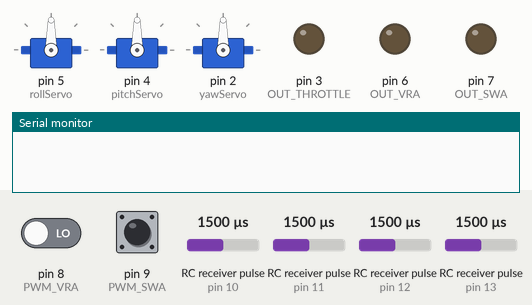
Bench run of a sketch on a simulated Arduino Uno, built with avr-gcc and run on an emulated ATmega328P. Parts: 3 × servo, output pins drawn as LEDs (lit = HIGH), the last lines printed to the serial monitor. Wiring (inferred from the names in the program): 4 × RC receiver channel: data pin 10 / data pin 11 / data pin 12 / data pin 13. The test bench sets the inputs (shaded band); at power-on: RC receiver pulse (sensors on pin 10, pin 11, pin 12, pin 13) 1500 µs, pin 8 (PWM_VRA) LOW, pin 9 (PWM_SWA) LOW.

Above: at 1.2 s.
1.3 s: RC receiver pulse (sensor on pin 10) set to 1020 µs
At 3.1 s:
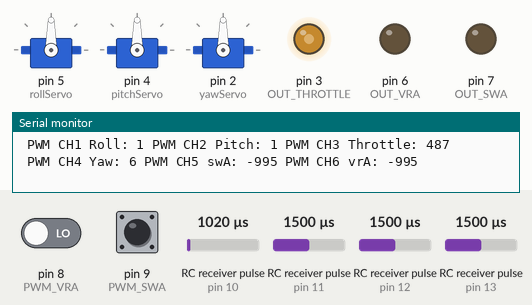
At 4.2 s:
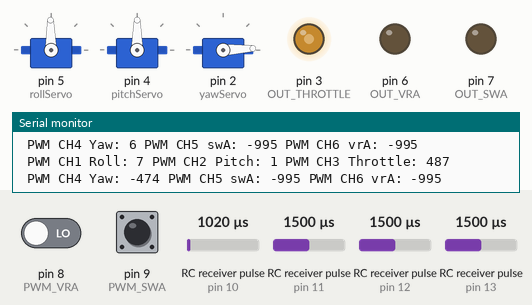
4.3 s: RC receiver pulse (sensor on pin 11) set to 1020 µs
7.3 s: RC receiver pulse (sensor on pin 12) set to 1020 µs
10.3 s: RC receiver pulse (sensor on pin 13) set to 1020 µs
At 13.1 s:
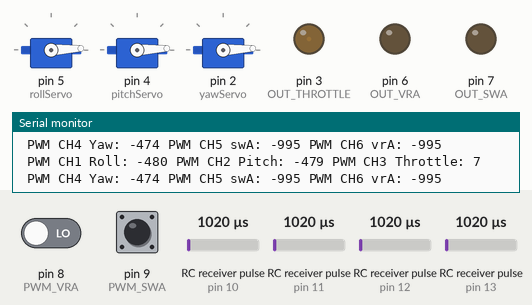
13.3 s: RC receiver pulse (sensor on pin 10) set to 1250 µs
16.3 s: RC receiver pulse (sensor on pin 11) set to 1500 µs
At 19.3 s:
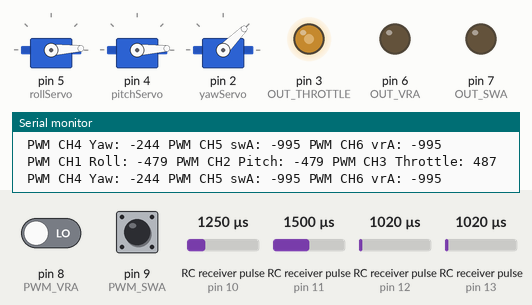
Timing chart, 0 to 20.3 s (numbered marks = the images above; inputs shaded):
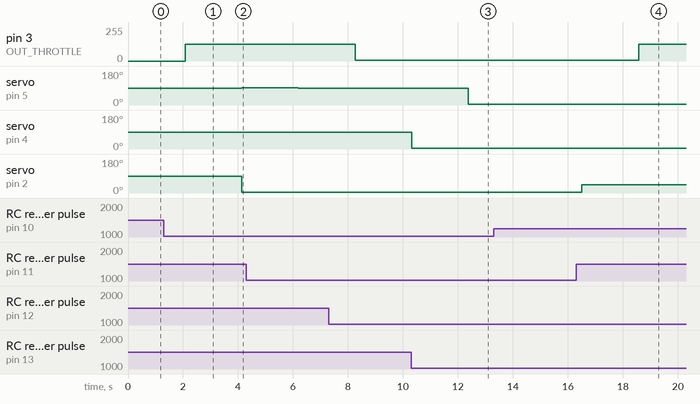

Measured:
- after the input at 1.3 s, servo on pin 2 (yawServo): 90° → 3° after 2.8 s
- after the input at 10.3 s, servo on pin 5 (rollServo): 88° → 3° after 2.1 s
- after the input at 16.3 s, pin 3 (OUT_THROTTLE): 5/255 → 127/255 after 2.3 s

The sketch:

Lo_hicimos.ino
```cpp
#include <Servo.h>

//Digital Input Pin
int PWM_ROLL = 13;
int PWM_PITCH = 12;
int PWM_THROTTLE = 11;
int PWM_YAW = 10;
int PWM_SWA = 9;
int PWM_VRA = 8;
//Digital Output Pin
int OUT_THROTTLE = 3;
int OUT_SWA = 7;
int OUT_VRA = 6;
Servo rollServo;
Servo pitchServo;
Servo yawServo;

void setup() {
  pinMode(PWM_ROLL, INPUT);
  pinMode(PWM_PITCH, INPUT);
  pinMode(PWM_THROTTLE, INPUT);
  pinMode(PWM_YAW, INPUT);
  pinMode(PWM_SWA, INPUT);
  pinMode(PWM_VRA, INPUT);

  pinMode(OUT_THROTTLE, OUTPUT);
  pinMode(OUT_SWA, OUTPUT);
  pinMode(OUT_VRA, OUTPUT);

  rollServo.attach(5);
  pitchServo.attach(4);
  yawServo.attach(2);

  Serial.begin(115200);
}

void loop() {
  int roll = pulseIn(PWM_ROLL, HIGH);
  int pitch = pulseIn(PWM_PITCH, HIGH);
  int throttle = pulseIn(PWM_THROTTLE, HIGH);
  int yaw = pulseIn(PWM_YAW, HIGH);
  int swA = pulseIn(PWM_SWA, HIGH);
  int vrA = pulseIn(PWM_VRA, HIGH);

  // Map input PWM signals to servo range (1000-2000 us to 0-180 degrees)
  int rollOut = map(roll, 1000, 2000, 0, 180);
  int pitchOut = map(pitch, 1000, 2000, 0, 180);
  int yawOut = map(yaw, 1000, 2000, 0, 180);

  rollServo.write(rollOut);
  pitchServo.write(pitchOut);
  yawServo.write(yawOut);

  // Map input PWM signals to PWM output range (0-255)
  int throttleOut = map(throttle, 1000, 2000, 0, 255);
  int swAOut = map(swA, 1000, 2000, 0, 255);
  int vrAOut = map(vrA, 1000, 2000, 0, 255);

  throttleOut = constrain(throttleOut, 0, 255);
  swAOut = constrain(swAOut, 0, 255);
  vrAOut = constrain(vrAOut, 0, 255);

  analogWrite(OUT_THROTTLE, throttleOut);
  analogWrite(OUT_SWA, swAOut);
  analogWrite(OUT_VRA, vrAOut);

  Serial.print(" PWM CH1 Roll: ");
  Serial.print(roll-1500);
  Serial.print(" PWM CH2 Pitch: ");
  Serial.print(pitch-1500);
  Serial.print(" PWM CH3 Throttle: ");
  Serial.println(throttle-1014);
  Serial.print(" PWM CH4 Yaw: ");
  Serial.print(yaw-1495);
  Serial.print(" PWM CH5 swA: ");
  Serial.print(swA-995);
  Serial.print(" PWM CH6 vrA: ");
  Serial.println(vrA-995);
}
```
